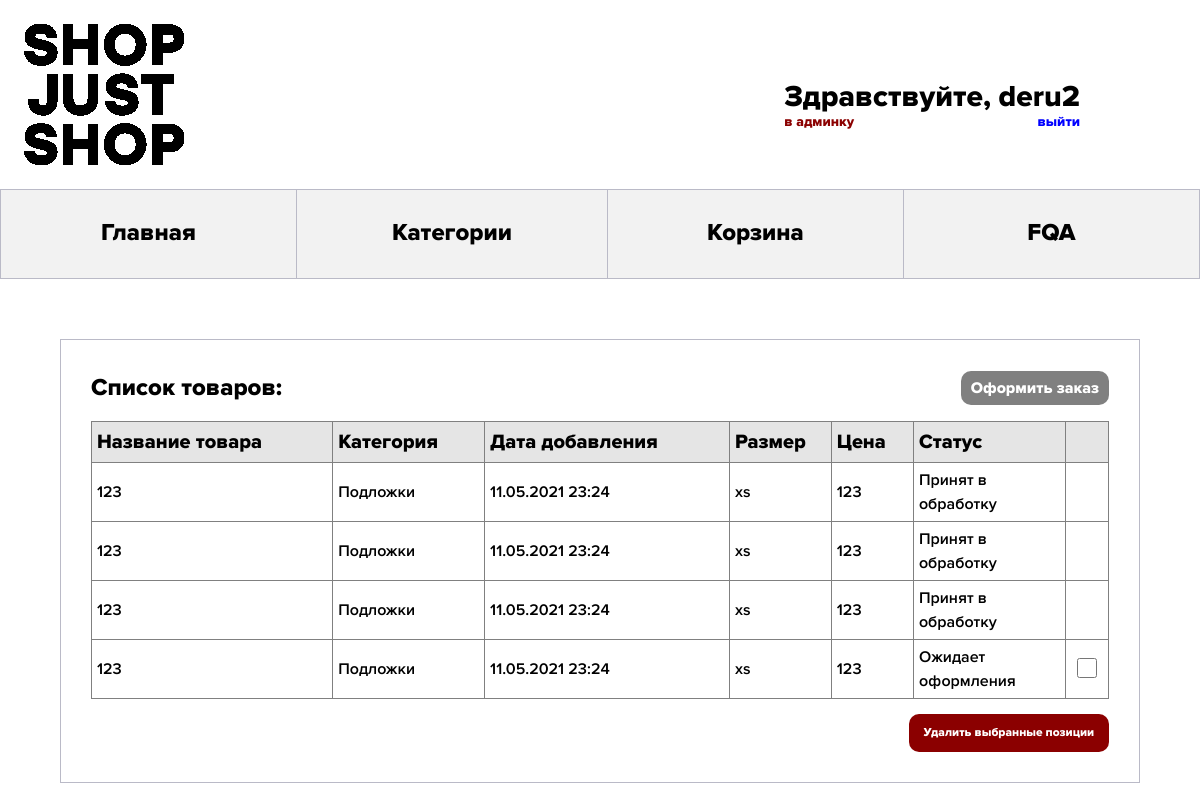
Page /cart.php (signed in) on the committed database.
### tables this page shows
CREATE TABLE `cart` (
  `cart_id` int(11) NOT NULL,
  `user_id` int(11) DEFAULT NULL,
  `productId` int(11) DEFAULT NULL,
  `productSize` varchar(255) DEFAULT NULL,
  `addDate` varchar(255) DEFAULT NULL,
  `productStatus` varchar(25) DEFAULT NULL
);

CREATE TABLE `goods` (
  `goods_id` int(11) NOT NULL,
  `title` varchar(255) DEFAULT NULL,
  `text` varchar(3000) DEFAULT NULL,
  `price` int(11) DEFAULT NULL,
  `category` int(11) DEFAULT NULL,
  `imageId` int(11) DEFAULT NULL
);

CREATE TABLE `categories` (
  `categories_id` int(11) NOT NULL,
  `pageTitle` varchar(255) DEFAULT NULL
);

### src/engine/cart.php (called while the page is built, shortened)
<?php
    require_once('config.php');
    $productUserId = $_SESSION['id'];
    $show_cart_sql = $link->prepare("SELECT * FROM `cart` INNER JOIN `goods` ON cart.productId = goods.goods_id INNER JOIN `categories` ON categories.categories_id = goods.category WHERE `user_id` = :user_id ORDER BY cart.cart_id DESC");
    $show_cart_sql->execute(array('user_id' => $productUserId));
    $show_cart = $show_cart_sql->fetchAll(PDO::FETCH_ASSOC);
?>

### src/cart.php (the view, shortened to what this page needs)
<?php
    require_once('head.php');
?>
<?php
    require_once('engine/cart.php');
?>
<body>
    <div class="wrapper">
        <?php require_once('header.php'); ?>
        <div class="content">
            <div class="cartblock">
                <?php if (!$_SESSION['id']) { ?>
                    <div class="title">Авторизуйтесь, для просмотра корзины.</div>
                <?php } else {
                    if (!$show_cart) { ?>
                    <div class="title">Корзина пустая.</div>
                <?php } else { ?>
                    <div class="titleblock">
                        <div class="title">Список товаров:</div>
                        <div class="buyblock confirmOrder">
                            <button>Оформить заказ</button>
                        </div>
                    </div>
                    <div class="cartlist">
                        <table width="100%">
                            <tr>
                                <th>Название товара</th>
                                <th>Категория</th>
                                <th>Дата добавления</th>
                                <th>Размер</th>
                                <th>Цена</th>
                                <th>Статус</th>
                                <th></th>
                            </tr>
                            <?php foreach ($show_cart as $cart_row) { ?>
                                <tr>
                                    <td><?php echo $cart_row['title'] ?></td>
                                    <td><?php echo $cart_row['pageTitle'] ?></td>
                                    <td><?php echo $cart_row['addDate'] ?></td>
                                    <td width="10%"><?php echo $cart_row['productSize'] ?></td>
                                    <td><?php echo $cart_row['price'] ?></td>
                                    <td width="15%"><?php echo $cart_row['productStatus'] ?></td>
                                    <?php
                                        if ($cart_row['productStatus'] == 'Принят в обработку') {
                                            echo '<td></td>';
                                        } else { ?>
                                    <td class="td_checkbox"><input type="checkbox" class="confirmOrderCheckbox deleteOrderCheckbox" value="<?php echo $cart_row['cart_id'] ?>"></td>
                                </tr>
                            <?php }
                            } ?>
                        </table>
                        <div class="deleteCart">
                            <div class="button">
                                Удалить выбранные позиции
                            </div>
                        </div>
                    </div>
                <?php }
                } ?>
            </div>
        </div>
    </div>
</body>
</html>

### src/head.php (shortened to what this page needs)
<!DOCTYPE html>
<html>
<head>
    <link href="css/libs/bootstrap.min.css" type="text/css" rel="stylesheet">
    <link href="css/style.min.css" type="text/css" rel="stylesheet">
</head>

### src/header.php (shortened to what this page needs)
<div class="header">
    <div class="header-navigationblock">
        <div class="header-logo">
            <img src="css/images/logo.png">
        </div>
        <?php if ($_SESSION['id']) { ?>
        <div class="welcomeblock">
            <div class="welcome-text">
                Здравствуйте, <?php echo $_SESSION['name'] ?>
            </div>
            <div class="welcome-links">
                <?php if ($_SESSION['user_group'] == 1) { ?>
                    <div class="admin"><a href="engine/admin/index.php">в админку</a></div>
                <?php } ?>
                    <div class='logout'><a href="engine/logout.php">выйти</a></div>
            </div>
        </div>
        <?php } else { ?>
        <div class="header-authblock">
            Вход/Регистрация
        </div>
        <?php } ?>
    </div>
    <div class="header-menublock">
        <div class="menu-link"><a href="index.php">Главная</a></div>
        <div class="menu-link dropdown">
            Категории
        </div>
        <div class="menu-link"><a href="cart.php">Корзина</a></div>
        <div class="menu-link"><a href="policy.php">FQA</a></div>
    </div>
</div>

### rows in the picture
cart: goods.title "123", categories.pageTitle "Подложки", addDate "11.05.2021 23:24", productSize "xs", goods.price "123", productStatus "Принят в обработку"
cart: goods.title "123", categories.pageTitle "Подложки", addDate "11.05.2021 23:24", productSize "xs", goods.price "123", productStatus "Принят в обработку"
cart: goods.title "123", categories.pageTitle "Подложки", addDate "11.05.2021 23:24", productSize "xs", goods.price "123", productStatus "Принят в обработку"
cart: goods.title "123", categories.pageTitle "Подложки", addDate "11.05.2021 23:24", productSize "xs", goods.price "123", productStatus "Ожидает оформления"

### other values in the picture
$_SESSION['name'] "deru2"
